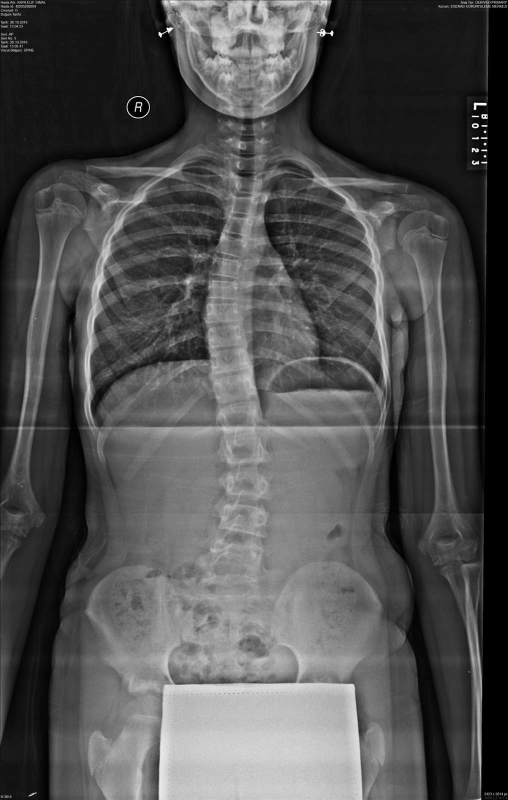
#> input picture raw_datasets/scoliosis2/test/images/Elif_Simal_Kaya_2019_68_PHOTO-2019-10-26-13-18-32_jpg.rf.cef7518b691cb2c191badf39a1d000fa.jpg, 1016 x 1600 px, given as the content of the folder raw_datasets/xkt/224/224/Normal, which was not available (shown at 1/2 size)
$ python merge_datasets.py
#> lines starting #> are read from the running program, lines starting #| are printed output that depends on the picture; pictures that were not available may be replaced by others from this repository, and a replacement may not be noted
import os
from PIL import Image

raw_path = "raw_datasets"
output_path = "processed_dataset"

# create output folders
classes = ["mild", "moderate", "severe"]

for c in classes:
    os.makedirs(os.path.join(output_path, c), exist_ok=True)

img_counter = 0


def process_image(src_path, label):

#> called with label = 'mild'
    global img_counter

    try:
        img = Image.open(src_path)
#> img is the input picture: PIL image 1016x1600 RGB; min 0, max 255, mean 81.4
        img = img.convert("RGB")
        img = img.resize((224,224))
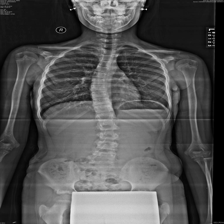
#> img: PIL image 224x224 RGB; min 0, max 236, mean 81.4

        img_counter += 1

        save_path = os.path.join(output_path, label, f"img_{img_counter}.jpg")

        img.save(save_path)

    except:
        pass


print("\nProcessing XKT dataset...")

xkt_path = os.path.join(raw_path, "xkt", "224","224")

mapping = {
    "Normal": "mild",
    "Scol": "moderate",
    "Spond": "severe"
}

for folder in mapping:

    folder_path = os.path.join(xkt_path, folder)

    for img in os.listdir(folder_path):

        img_path = os.path.join(folder_path, img)

        process_image(img_path, mapping[folder])


print("Processing curvature dataset...")

curv_train = os.path.join(raw_path, "datasetter", "training_set")
curv_test = os.path.join(raw_path, "datasetter", "test_set")

mapping2 = {
    "c": "mild",
    "s": "moderate"
}

for dataset in [curv_train, curv_test]:

    for folder in mapping2:

        folder_path = os.path.join(dataset, folder)

        for img in os.listdir(folder_path):

            img_path = os.path.join(folder_path, img)

            process_image(img_path, mapping2[folder])


print("Processing YOLO dataset...")

yolo_path = os.path.join(raw_path, "scoliosis2")

for split in ["train", "valid", "test"]:

    img_folder = os.path.join(yolo_path, split, "images")

    for img in os.listdir(img_folder):

        img_path = os.path.join(img_folder, img)

        process_image(img_path, "moderate")
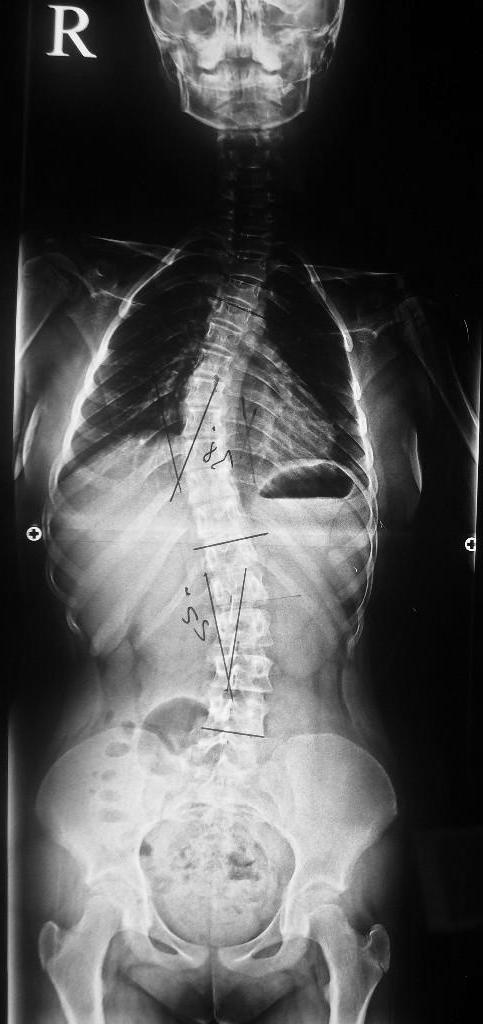
#> input picture raw_datasets/scoliosis2/train/images/2014_Sude_Cengiz_05-2015_P9080015_JPG_jpg.rf.e887fde3c92a5a3fce539bca8c8d8119.jpg, 483 x 1024 px, found by its file name
#> in process_image, img is the input picture: PIL image 483x1024 RGB; min 0, max 255, mean 83.2
#> in process_image (call 8), `img = img.resize((224,224))`:
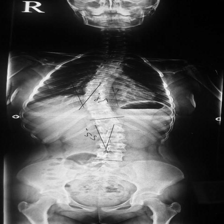
#> img: PIL image 224x224 RGB; min 0, max 247, mean 83.2


print("\nDataset merge complete.")
print(f"Total images processed: {img_counter}")
